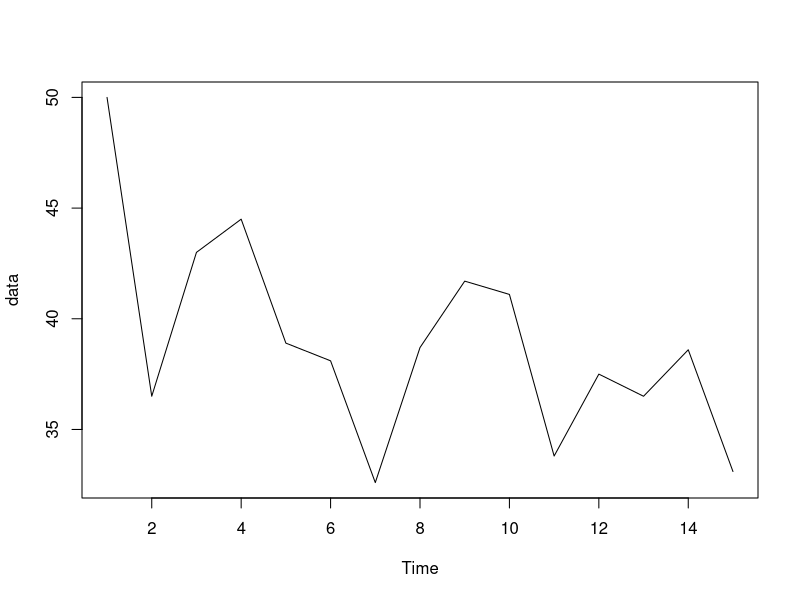
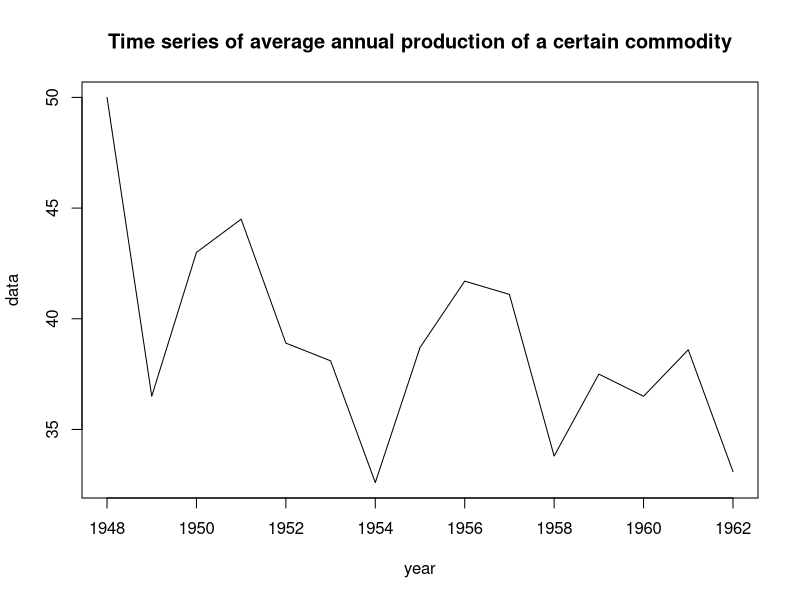
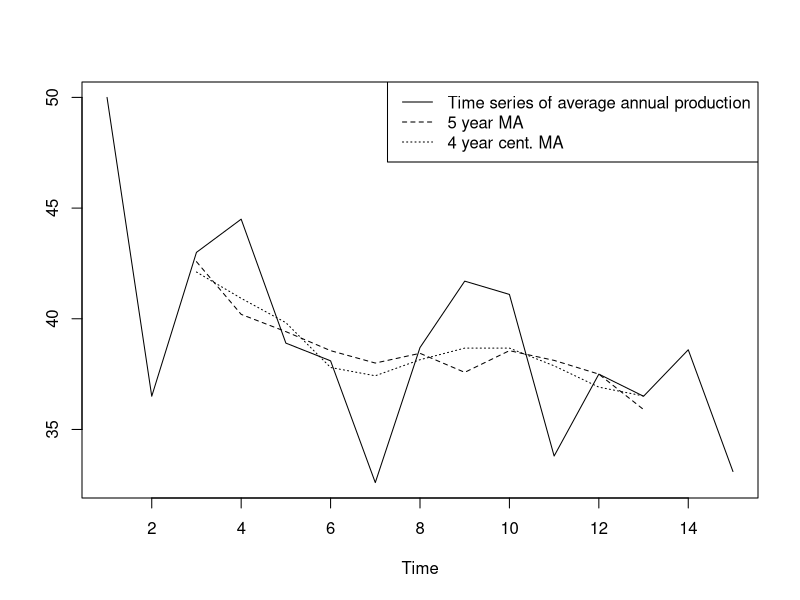
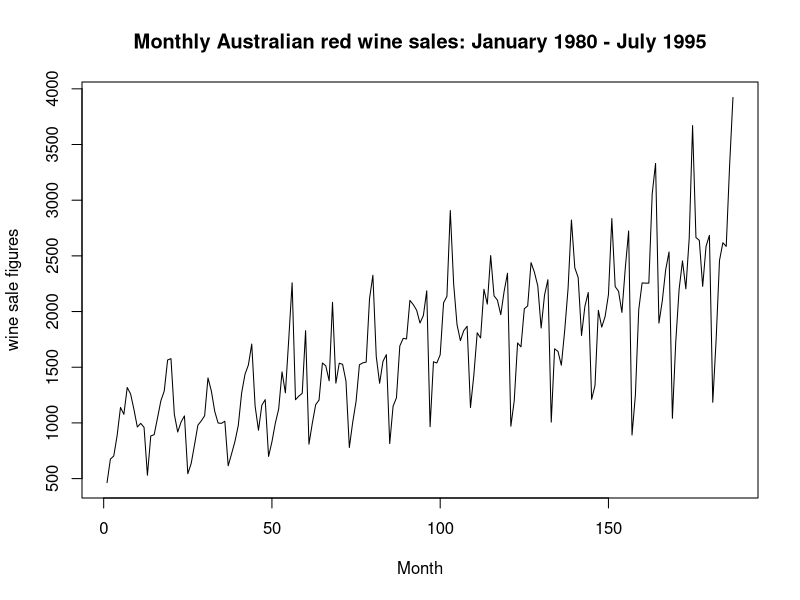
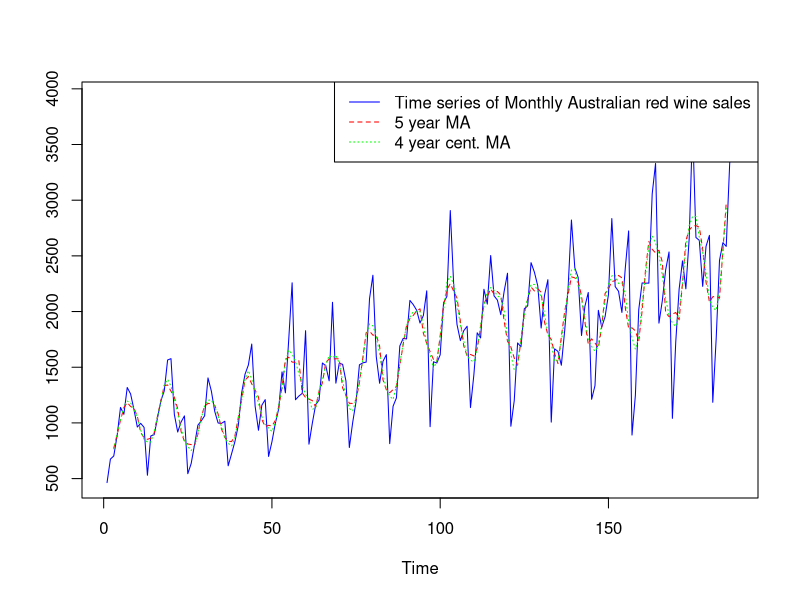
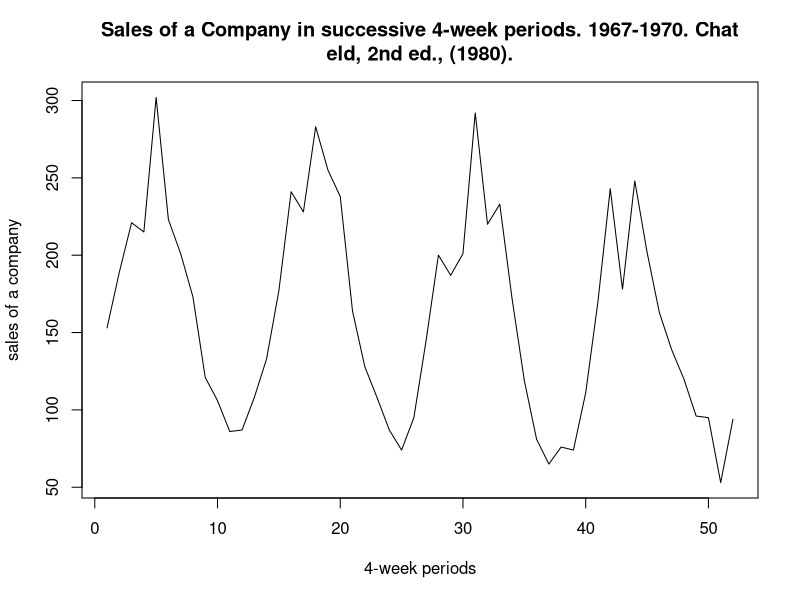
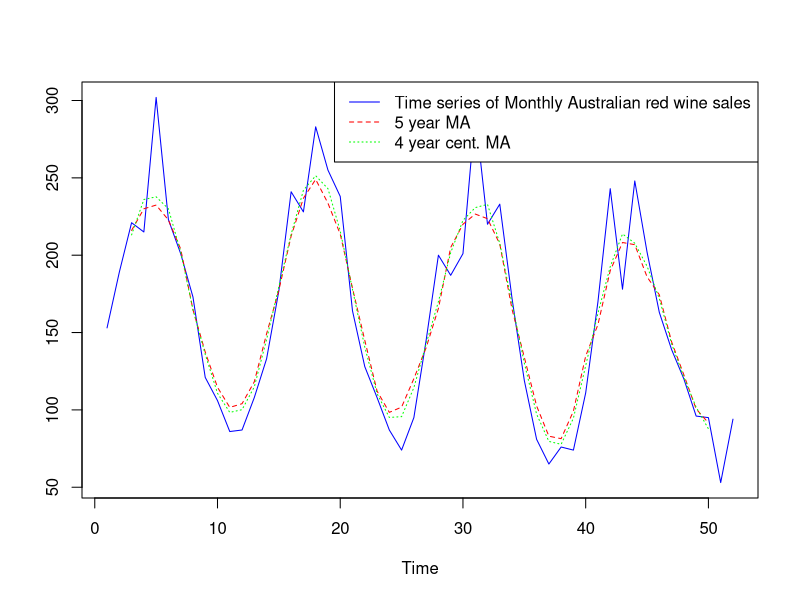
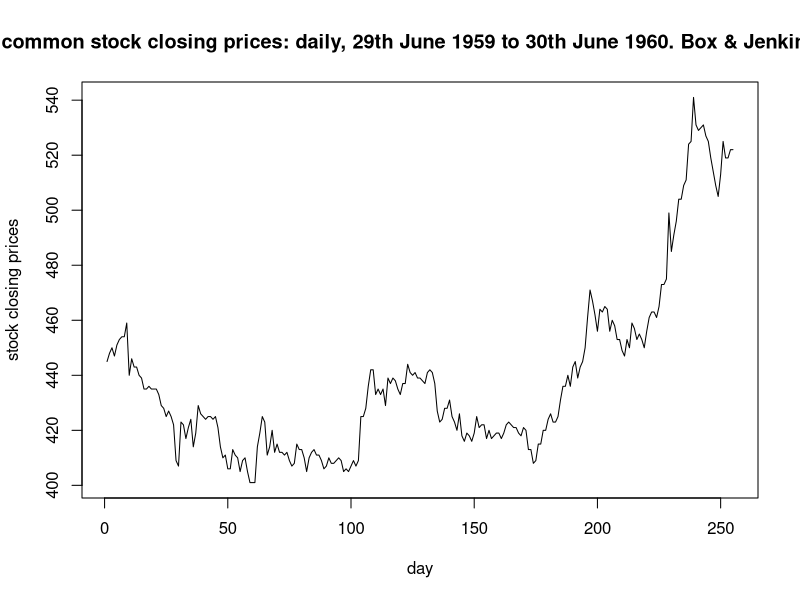

Here is the R script that generated these plots, in order:
## ---- chunk 1
knitr::opts_chunk$set(echo = TRUE, 
                      warning = FALSE,
                      error = FALSE,
                      message = FALSE,
                      tidy = TRUE,
                      fig.width = 6, 
                      fig.height = 6, 
                      fig.align = "center")
## ---- chunk 2
data = c(50.0,36.5,43.0,44.5,38.9,38.1,32.6,38.7,41.7,41.1,33.8,37.5,36.5,38.6,33.1)
ts.plot(data)
x_names = 1948:1962
plot(x_names, data, type = "l", lty = 1, xlab = "year")
title("Time series of average annual production of a certain commodity")
## ---- chunk 3
f1 = filter(data, rep(1/5, 5))
## ---- chunk 4
weights = c(1/(2*4), rep(1/4, 4 - 1), 1/(2*4))
f2 = filter(data, weights)
## ---- chunk 5
ts.plot(cbind(data,f1,f2), lty = c(1, 2, 3))
legend("topright", c("Time series of average annual production",
                     "5 year MA", "4 year cent. MA"), lty=c(1,2,3))
## ---- chunk 6
data1 = c(464, 675, 703, 887, 1139, 1077, 1318, 1260, 1120, 963, 996, 960, 530, 883, 894, 1045, 1199, 1287, 1565, 1577, 1076,
918, 1008, 1063, 544, 635, 804, 980, 1018, 1064, 1404, 1286, 1104, 999, 996, 1015, 615, 722, 832, 977, 1270, 1437, 1520,
1708, 1151, 934, 1159, 1209, 699, 830, 996, 1124, 1458, 1270, 1753, 2258, 1208, 1241, 1265, 1828, 809, 997, 1164, 1205,
1538, 1513, 1378, 2083, 1357, 1536, 1526, 1376, 779, 1005, 1193, 1522, 1539, 1546, 2116, 2326, 1596, 1356, 1553, 1613,
814, 1150, 1225, 1691, 1759, 1754, 2100, 2062, 2012, 1897, 1964, 2186, 966, 1549, 1538, 1612, 2078, 2137, 2907, 2249,
1883, 1739, 1828, 1868, 1138, 1430, 1809, 1763, 2200, 2067, 2503, 2141, 2103, 1972, 2181, 2344, 970, 1199, 1718, 1683,
2025, 2051, 2439, 2353, 2230, 1852, 2147, 2286, 1007, 1665, 1642, 1518, 1831, 2207, 2822, 2393, 2306, 1785, 2047, 2171,
1212, 1335, 2011, 1860, 1954, 2152, 2835, 2224, 2182, 1992, 2389, 2724, 891, 1247, 2017, 2257, 2255, 2255, 3057, 3330,
1896, 2096, 2374, 2535, 1041, 1728, 2201, 2455, 2204, 2660, 3670, 2665, 2639, 2226, 2586, 2684, 1185, 1749, 2459, 2618,
2585, 3310, 3923)
ts.plot(data1, xlab = "Month", ylab = "wine sale figures")
title("Monthly Australian red wine sales: January 1980 - July 1995")
f1 = filter(data1, rep(1/5, 5))
weights = c(1/(2*4), rep(1/4, 4 - 1), 1/(2*4))
f2 = filter(data1, weights)
ts.plot(cbind(data1,f1,f2), lty = c(1, 2, 3), col = c("blue", "red", "green"))
legend("topright", c("Time series of Monthly Australian red wine sales",
                     "5 year MA", "4 year cent. MA"), lty=c(1,2,3), col = c("blue", "red", "green"))
## ---- chunk 7
data2 = c(153, 189, 221, 215, 302, 223, 201, 173, 121, 106, 86, 87, 108, 133, 177, 241, 228, 283, 255, 238, 164, 128, 108, 87, 74, 95,
145, 200, 187, 201, 292, 220, 233, 172, 119, 81, 65, 76, 74, 111, 170, 243, 178, 248, 202, 163, 139, 120, 96, 95, 53, 94)

ts.plot(data2, xlab = "4-week periods", ylab = "sales of a company")
title("Sales of a Company in successive 4-week periods. 1967-1970. Chat
eld, 2nd ed., (1980).")
f1 = filter(data2, rep(1/5, 5))
weights = c(1/(2*4), rep(1/4, 4 - 1), 1/(2*4))
f2 = filter(data2, weights)
ts.plot(cbind(data2,f1,f2), lty = c(1, 2, 3), col = c("blue", "red", "green"))
legend("topright", c("Time series of Monthly Australian red wine sales",
                     "5 year MA", "4 year cent. MA"), lty=c(1,2,3), col = c("blue", "red", "green"))
## ---- chunk 8
data3 = c(445, 448, 450, 447, 451, 453, 454, 454, 459, 440, 446, 443, 443, 440, 439, 435, 435, 436, 435, 435, 435, 433, 429, 428,
425, 427, 425, 422, 409, 407, 423, 422, 417, 421, 424, 414, 419, 429, 426, 425, 424, 425, 425, 424, 425, 421, 414, 410, 411,
406, 406, 413, 411, 410, 405, 409, 410, 405, 401, 401, 401, 414, 419, 425, 423, 411, 414, 420, 412, 415, 412, 412, 411, 412,
409, 407, 408, 415, 413, 413, 410, 405, 410, 412, 413, 411, 411, 409, 406, 407, 410, 408, 408, 409, 410, 409, 405, 406, 405,
407, 409, 407, 409, 425, 425, 428, 436, 442, 442, 433, 435, 433, 435, 429, 439, 437, 439, 438, 435, 433, 437, 437, 444, 441,
440, 441, 439, 439, 438, 437, 441, 442, 441, 437, 427, 423, 424, 428, 428, 431, 425, 423, 420, 426, 418, 416, 419, 418, 416,
419, 425, 421, 422, 422, 417, 420, 417, 418, 419, 419, 417, 419, 422, 423, 422, 421, 421, 419, 418, 421, 420, 413, 413, 408,
409, 415, 415, 420, 420, 424, 426, 423, 423, 425, 431, 436, 436, 440, 436, 443, 445, 439, 443, 445, 450, 461, 471, 467, 462,
456, 464, 463, 465, 464, 456, 460, 458, 453, 453, 449, 447, 453, 450, 459, 457, 453, 455, 453, 450, 456, 461, 463, 463, 461,
465, 473, 473, 475, 499, 485, 491, 496, 504, 504, 509, 511, 524, 525, 541, 531, 529, 530, 531, 527, 525, 519, 514, 509, 505,
513, 525, 519, 519, 522, 522)


ts.plot(data3, xlab = "day", ylab = "stock closing prices")
title("IBM common stock closing prices: daily, 29th June 1959 to 30th June 1960. Box & Jenkins (1976)")
f1 = filter(data3, rep(1/5, 5))
weights = c(1/(2*4), rep(1/4, 4 - 1), 1/(2*4))
f2 = filter(data3, weights)
ts.plot(cbind(data3,f1,f2), lty = c(1, 2, 3), col = c("blue", "red", "green"))
legend("topright", c("Time series of daily IBM stock prices",
                     "5 year MA", "4 year cent. MA"), lty=c(1,2,3), col = c("blue", "red", "green"))
